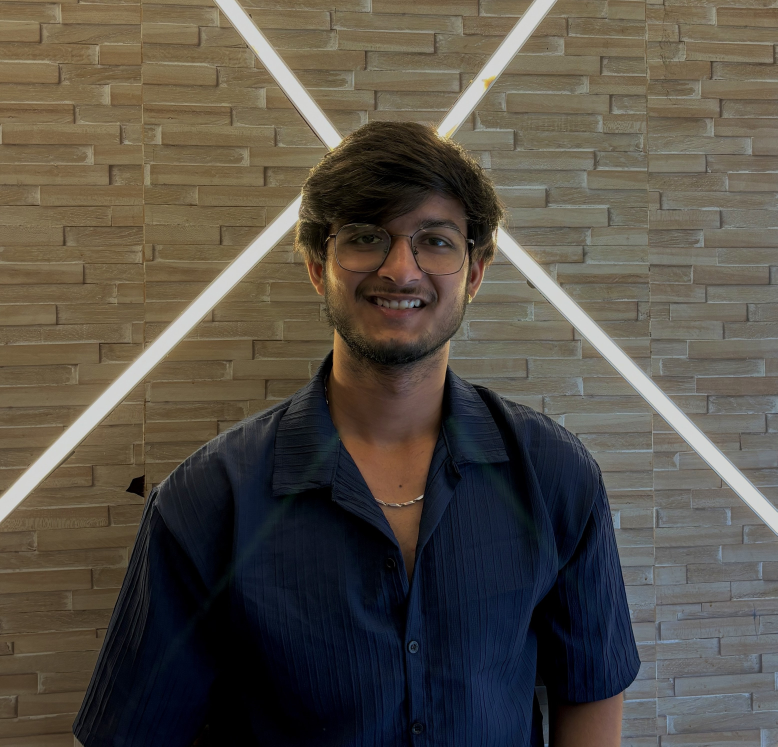
#> input picture model/test_images/img1.jpeg, 3110 x 2985 px (shown at 1/4 size)
$ jupyter execute --allow-errors person-recognition.ipynb   (shell and % lines are left out)
#> lines starting #> are read from the running program, lines starting #| are printed output that depends on the picture; after the words box and inside, x2 and y2 are one past the last pixel; in counts of white or black regions, pixels touching at a corner belong together
[cell 1]
import numpy as np
import cv2
import matplotlib
from matplotlib import pyplot as plt

[cell 2]
img = cv2.imread('./test_images/img1.jpeg')
#> img is the input picture: shape (2985, 3110, 3); mean B, G, R 71.1, 80.1, 86.2
img.shape
#> Out = (2985, 3110, 3)

[cell 3]
plt.imshow(img)

[cell 4]
gray = cv2.cvtColor(img, cv2.COLOR_BGR2GRAY)
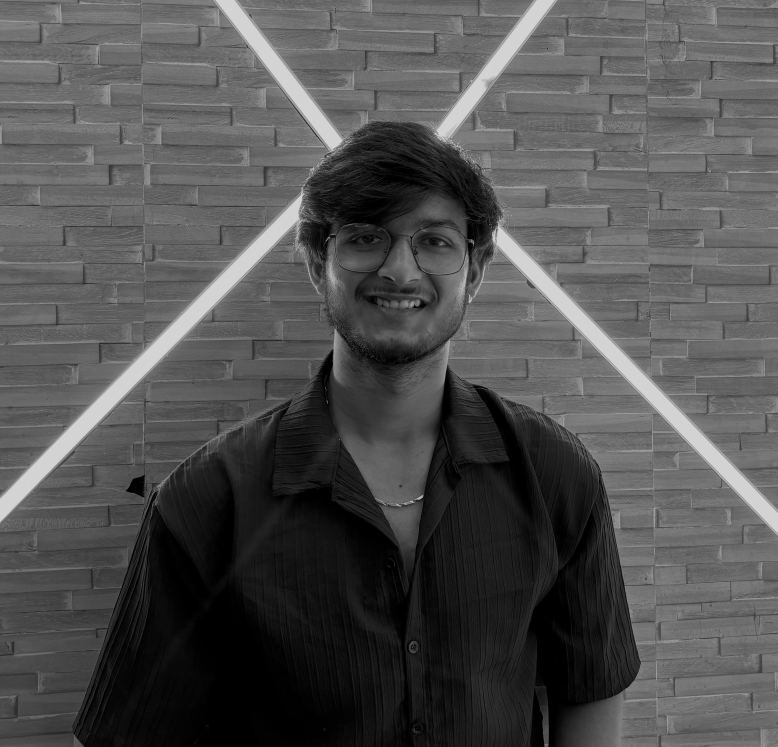
#> gray: shape (2985, 3110) (shown at 1/4 size); min 0, max 228, mean 80.9
gray.shape
#> Out = (2985, 3110)

[cell 5]
face_cascade = cv2.CascadeClassifier('./opencv/haarcascades/haarcascade_frontalface_default.xml')
eye_cascade = cv2.CascadeClassifier('./opencv/haarcascades/haarcascade_eye.xml')

faces = face_cascade.detectMultiScale(gray, 1.3, 5)
#> faces = [[1275, 737, 611, 611]]
faces
#> Out = [[1275, 737, 611, 611]]

[cell 6]
(x,y,w,h) = faces[0]
#> x = 1275; y = 737; w = 611; h = 611
x,y,w,h
#> Out = (1275, 737, 611, 611)

[cell 7]
face_img = cv2.rectangle(img,(x,y),(x+w,y+h),(255,0,0),2)
plt.imshow(face_img)

[cell 8]
face_img = cv2.rectangle(img,(x,y),(x+w,y+h),(255,0,0),2)
plt.imshow(face_img)

[cell 9]
cv2.destroyAllWindows()
for (x,y,w,h) in faces:
    face_img = cv2.rectangle(img,(x,y),(x+w,y+h),(255,0,0),2)
    roi_gray = gray[y:y+h, x:x+w]
    roi_color = face_img[y:y+h, x:x+w]
    eyes = eye_cascade.detectMultiScale(roi_gray)
    for (ex,ey,ew,eh) in eyes:
        cv2.rectangle(roi_color,(ex,ey),(ex+ew,ey+eh),(0,255,0),2)
#> this loop made 1 pass
#> pass 1, `roi_gray = gray[y:y+h, x:x+w]`:
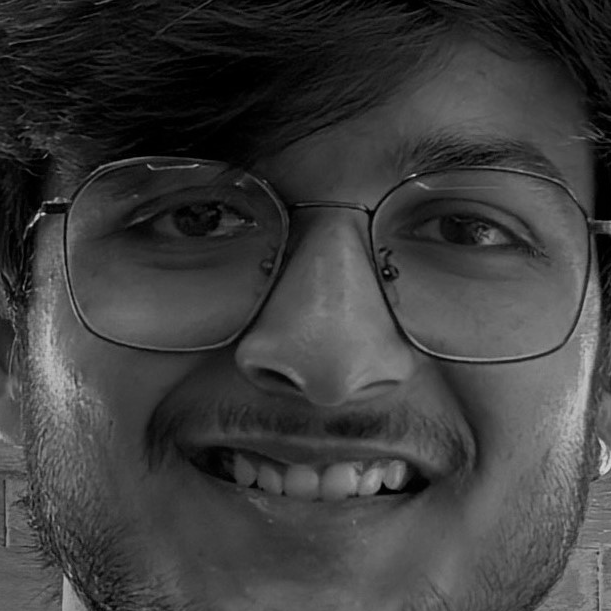
#> roi_gray: shape (611, 611); min 0, max 211, mean 61.6
#> pass 1, `roi_color = face_img[y:y+h, x:x+w]`:
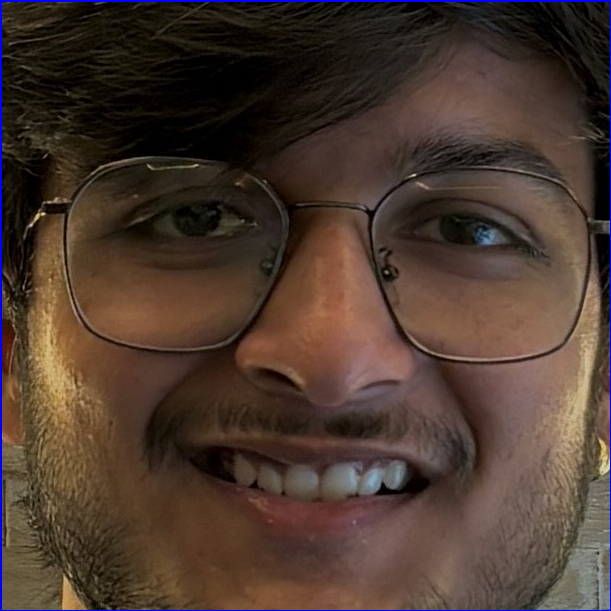
#> roi_color: shape (611, 611, 3); mean B, G, R 47.2, 57.2, 75.2
#> after the loop:
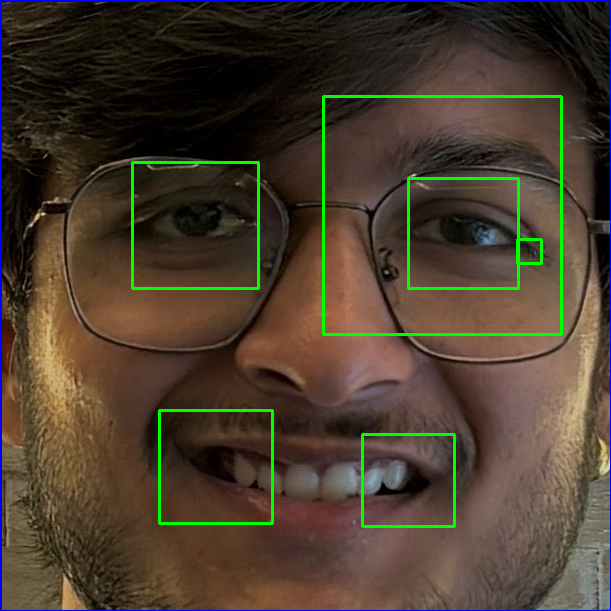
#> roi_color: shape (611, 611, 3); 2.24% of pixels changed, all inside (x1, y1, x2, y2) = (131, 95, 563, 528)


plt.figure()
plt.imshow(face_img, cmap='gray')
plt.show()

[cell 10]
plt.imshow(roi_color, cmap='gray')

[cell 11]
def get_cropped_image_if_2_eyes(image_path):
#> called with image_path = './test_images/img1.jpeg'
    img = cv2.imread(image_path)
    gray = cv2.cvtColor(img, cv2.COLOR_BGR2GRAY)
    faces = face_cascade.detectMultiScale(gray, 1.3, 5)
#> faces = [[1275, 737, 611, 611]]
    for (x,y,w,h) in faces:
        roi_gray = gray[y:y+h, x:x+w]
        roi_color = img[y:y+h, x:x+w]
        eyes = eye_cascade.detectMultiScale(roi_gray)
        if len(eyes) >= 2:
            return roi_color

[cell 12]
cropped_image = get_cropped_image_if_2_eyes('./test_images/img1.jpeg')
plt.imshow(cropped_image)

[cell 13]
path_to_data = "./dataset/"
path_to_cr_data = "./dataset/cropped/"

[cell 14]
import os
img_dirs = []
for entry in os.scandir(path_to_data):
    if entry.is_dir():
        img_dirs.append(entry.path)

[cell 15]
img_dirs

[cell 16]
import shutil
if os.path.exists(path_to_cr_data):
     shutil.rmtree(path_to_cr_data)
os.mkdir(path_to_cr_data)

[cell 17]
cropped_image_dirs = []
celebrity_file_names_dict = {}

#> (the rest of this cell did not finish here and is left out)

        if roi_color is not None:
            cropped_folder = path_to_cr_data + celebrity_name
            if not os.path.exists(cropped_folder):
                os.makedirs(cropped_folder)
                cropped_image_dirs.append(cropped_folder)
                print("Generating cropped images in folder: ",cropped_folder)

            cropped_file_name = celebrity_name + str(count) + ".png"
            cropped_file_path = cropped_folder + "/" + cropped_file_name

            cv2.imwrite(cropped_file_path, roi_color)
            celebrity_file_names_dict[celebrity_name].append(cropped_file_path)
            count += 1

[cell 18]
celebrity_file_names_dict = {}
for img_dir in cropped_image_dirs:
    celebrity_name = img_dir.split('/')[-1]
    file_list = []
    for entry in os.scandir(img_dir):
        file_list.append(entry.path)
    celebrity_file_names_dict[celebrity_name] = file_list
celebrity_file_names_dict

[cell 19]
class_dict = {}
count = 0
for celebrity_name in celebrity_file_names_dict.keys():
    class_dict[celebrity_name] = count
    count = count + 1
class_dict

[cell 20]
import numpy as np

import pywt

import cv2

def w2d(img, mode="haar", level=1):
#> called with mode = 'db1', level = 5
    imArray = img

    # Datatype conversions
    # Convert to grayscale
    imArray = cv2.cvtColor(imArray, cv2.COLOR_RGB2GRAY)

    # Convert to float
    imArray = np.float32(imArray)
    imArray /= 255

    # Compute coefficients
    coeffs = pywt.wavedec2(imArray, mode, level=level)
#> coeffs = 6 items

    # Process Coefficients
    coeffs_H = list(coeffs)
#> coeffs_H = 6 items
    coeffs_H[0] *= 0

    # Reconstruction
    imArray_H = pywt.waverec2(coeffs_H, mode)
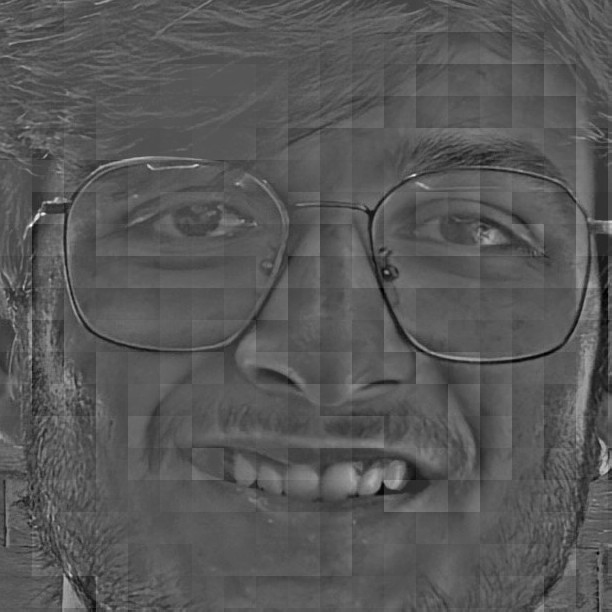
#> imArray_H: shape (612, 612) float32; min -0.36, max 0.685, mean 3.06e-11; drawn with min black and max white
    imArray_H *= 255
    imArray_H = np.uint8(imArray_H)
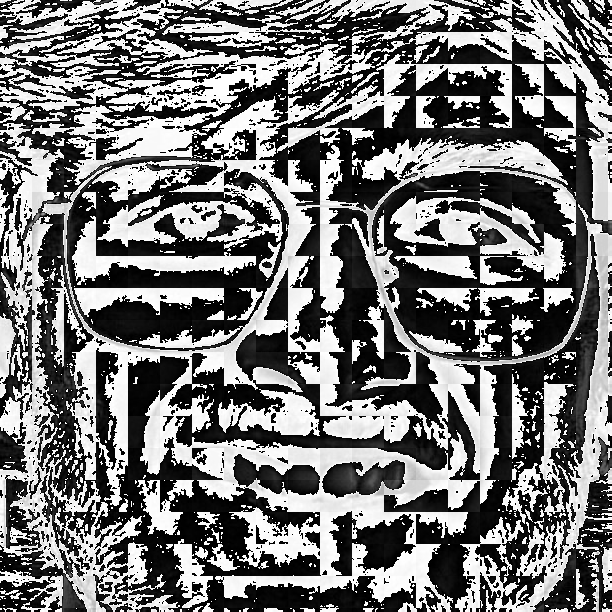
#> imArray_H: shape (612, 612); min 0, max 255, mean 118

    return imArray_H
